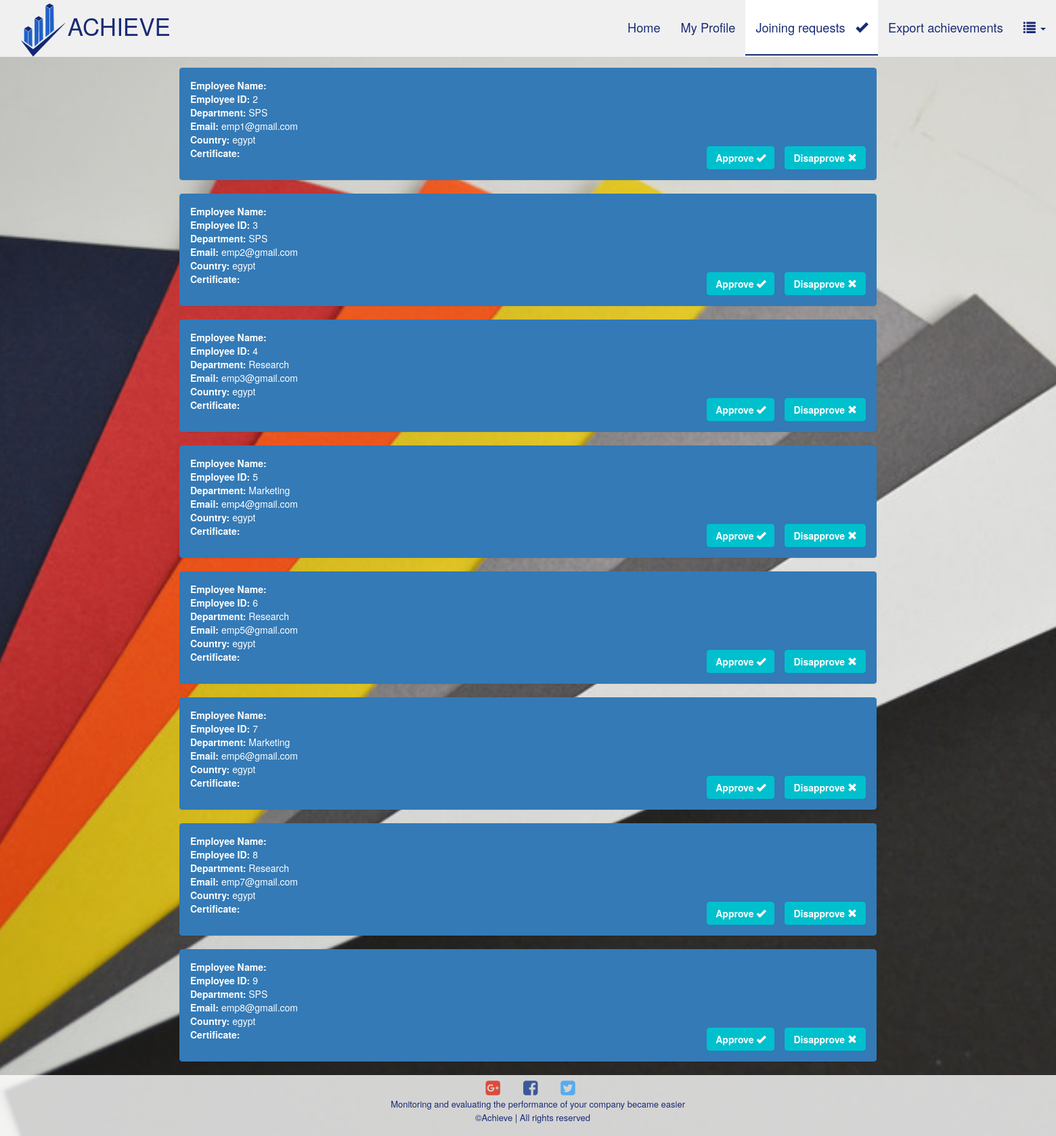
Screenshot of /requests.php with the database file from the repository.
### tables this page shows
CREATE TABLE `employee` (
  `EID` int(10) NOT NULL,
  `email` varchar(30) NOT NULL,
  `country` varchar(10) NOT NULL,
  `certificate` text NOT NULL,
  `password` int(20) NOT NULL,
  `DNO` int(10) NOT NULL,
  `username` varchar(20) NOT NULL,
  `approved` varchar(50) DEFAULT NULL,
  `Ejobtitle` varchar(100) DEFAULT NULL,
  `Eimg` blob,
  `lastname` varchar(50) DEFAULT NULL,
  `firstname` varchar(50) DEFAULT NULL,
  `rank` int(11) DEFAULT NULL,
  `gender` char(1) DEFAULT NULL,
  `NewDno` int(11) DEFAULT NULL,
  `joinDate` date DEFAULT NULL
);

CREATE TABLE `department` (
  `Dno` int(2) NOT NULL,
  `Name` varchar(20) NOT NULL
);

### requests.php (the view, shortened to what this page needs)
<?php
	$con=mysqli_connect("localhost","root",'',"sw");
?>
<!DOCTYPE html>
<html lang="en">
	<head>
		<link rel="stylesheet" href="https://maxcdn.bootstrapcdn.com/bootstrap/3.3.7/css/bootstrap.min.css">
		        <link rel="stylesheet" href="https://cdnjs.cloudflare.com/ajax/libs/font-awesome/4.7.0/css/font-awesome.min.css">
		<link rel="stylesheet" href="CSS/nav-CEO.css">
		<link rel="stylesheet" href="CSS/footer.css">
		<link rel="stylesheet" href="CSS/requests.css">
	</head>
	<body>
<div class="example3">
  <nav class="navbar navbar-fixed-top">
    <div class="container2">
      <div class="navbar-header">
        <a class="navbar-brand" href=""><img src="images/rsz_achive.png"/>
        </a>
        <div class="navbar-text">ACHIEVE</div>
      </div>
      <div id="navbar3" class="navbar-collapse collapse">
        <ul class="nav navbar-nav navbar-right">
          <li><a href="#">Home</a></li>
          <li><a href="#">My Profile</a></li>
          <li style="background:#fff;border-bottom:2px solid #192b75"><a href="#">Joining requests &nbsp;&nbsp;<span class="glyphicon glyphicon-ok" aria-hidden="true"></span></a></li>
          <li><a href="#">Export achievements</a></li>
          <li class="dropdown">
            <a href="#" class="dropdown-toggle" data-toggle="dropdown" role="button" aria-expanded="false"><span class="glyphicon glyphicon-list" aria-hidden="true"></span> <span class="caret"></span></a>
          </li>
        </ul>
      </div>
    </div>
  </nav>
</div>
	<br>
	<br>
	<br>
	<br>
	<br>
	<div class="container">
		<?php
		$q="SELECT * FROM employee WHERE approved IS NULL";
		$result=$con->query($q);
		while($row = $result->fetch_assoc())
		{
			$name=$row["name"];
			$Dno=$row["DNO"];
			$EID=$row["EID"];
			$email=$row["email"];
			$Country=$row["country"];
			$certificate=$row["certificate"];
			$q1="SELECT Name FROM `department` WHERE Dno='$Dno'";
			$result1=$con->query($q1);
			$row1=$result1->fetch_assoc();
			?>
			<div class="panel panel-requests">
			<div class="panel-body">
			<?php
			echo "<strong>".'Employee Name: '."</strong>" . $name;
			echo nl2br("\n")."<strong>" . 'Employee ID: '."</strong>". $EID ;
			echo nl2br("\n"). "<strong>" . 'Department: ' ."</strong>" . $row1["Name"];
			echo nl2br("\n"). "<strong>" . 'Email: ' ."</strong>". $email;
			echo nl2br("\n"). "<strong>" . 'Country: ' ."</strong>". $Country;
			echo nl2br("\n"). "<strong>" . 'Certificate: ' ."</strong>". $certificate;
			echo '<div class="pull-right">
		        <button class="btn btn-primary btn-sx" type="button" onclick="func1('.$EID.')"><b>Disapprove</b> <span class="glyphicon glyphicon-remove" aria-hidden="true"></span></button>
		   </div>';
		     echo '<div class="pull-right">
		        <button class="btn btn-primary btn-sx btn1" type="button" onclick="func2('. $EID .')"><b>Approve </b><span class="glyphicon glyphicon-ok" aria-hidden="true"></span></button>
		    </div>';
		    ?>
			</div>
			</div>
		<?php
		}
			?>
	</div>
	 <div class="firstsec">
		<i class="fa fa-google-plus-square" style="font-size:25px"></i>
		<i class="fa fa-facebook-square" style="font-size:25px"></i>
		<i class="fa fa-twitter-square" style="font-size:25px"></i>
		<p class="footText1">Monitoring and evaluating the performance of your company became easier<br></p>
		<p class="footText2">&copy;Achieve | All rights reserved</p>
	</div>
	</body>
</html>

### CSS/nav-CEO.css (style rules this page uses)
.navbar { background:#f0f0f0!important; display: block; }
.navbar-brand { //padding: 0px; }
.navbar-brand>img { height: 150%; margin-top: -15% }
.nav >li>a { color:#192b75!important; }
.navbar-text { margin-left: -5%; margin-top: 5%; color:#192b75!important; font-size: 250%; font-weight: 300; }
.example3 .navbar-brand { height: 82.5px; }
.example3 .nav >li >a { padding-top: 30px; padding-bottom: 30px; font-size: 130%; }
.container2 { padding-right: 15px; padding-left: 15px; padding-top:-10px; margin-right: auto; margin-left: auto; }

### CSS/footer.css (style rules this page uses)
.firstsec { background: rgba(255,255,255,0.8); // background:#f0f0f0!important; width:100%; height:90px; bottom: 0px; left: 0; right: 0; }
.footText1 { color: #192b75; font-size: 13px; display: block; position: relative; left: 37%; top: 9px; }
.footText2 { margin: auto; color: #192b75; font-size: 13px; display: block; position: relative; left: 45%; }
.fa { position: relative; left:46%; right: 50%; top:7px; margin-right: 30px; }
.fa-facebook-square { color: #3b5998; }
.fa-google-plus-square { color: #dd4b39; }
.fa-twitter-square { color:#55acee }

### CSS/requests.css (style rules this page uses)
body { overflow-x:hidden; background-image: url("../images/End+Papers.jpg"); background-repeat: no-repeat; background-position: center; background-attachment: fixed; -webkit-background-size: cover; -moz-background-size: cover; -o-background-size: cover; background-size: cover; }
.container { padding-right: 70px; padding-left: 70px; margin-right: auto; margin-left: auto; min-height: 450px; }
.panel { margin-bottom: 20px; background-color: #fff; border: 1px solid transparent; border-radius: 4px; -webkit-box-shadow: 0 1px 1px rgba(0, 0, 0, .05); box-shadow: 0 1px 1px rgba(0, 0, 0, .05); }
.panel-body { padding: 15px; }
.panel-requests { background-color: #337ab7; color:#fff; border-color: #337ab7; }
.btn-primary { color: #fff; background-color: #00c0cd; border-color: #00c0cd; }
.btn1 { position:relative; right:15%; }

### rows the page displays
employee: EID "2", DNO.Name "SPS", email "emp1@gmail.com", country "egypt"
employee: EID "3", DNO.Name "SPS", email "emp2@gmail.com", country "egypt"
employee: EID "4", DNO.Name "Research", email "emp3@gmail.com", country "egypt"
employee: EID "5", DNO.Name "Marketing", email "emp4@gmail.com", country "egypt"
employee: EID "6", DNO.Name "Research", email "emp5@gmail.com", country "egypt"
employee: EID "7", DNO.Name "Marketing", email "emp6@gmail.com", country "egypt"
employee: EID "8", DNO.Name "Research", email "emp7@gmail.com", country "egypt"
employee: EID "9", DNO.Name "SPS", email "emp8@gmail.com", country "egypt"
